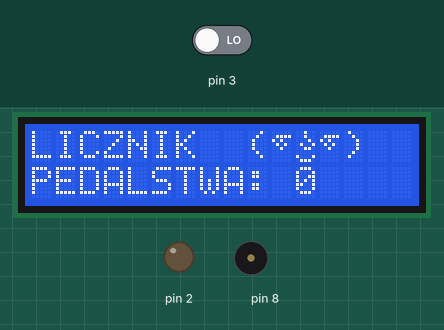
A sketch run on a simulated Arduino Uno, built with avr-gcc and run on an emulated ATmega328P. On the bench: 16×2 character LCD, output pins drawn as LEDs (lit = HIGH), buzzer (waves = sounding). Dashed ring = blinking. Inputs (shaded band) come from the test bench; at power-on: pin 3 LOW.

Above: at 1.2 s.
1.3 s: pin 3 driven HIGH
At 1.47 s:
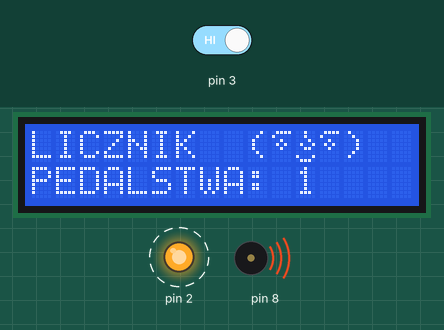
3.2 s: pin 3 driven LOW
At 4.2 s:
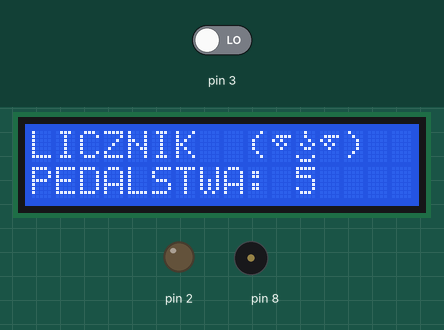
5.0 s: pin 3 driven HIGH
At 5.46 s:
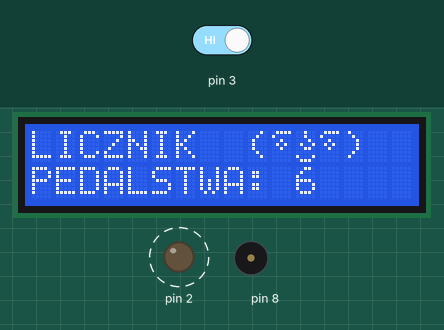
Timing chart, 0 to 12.5 s (numbered marks = the images above; inputs shaded):
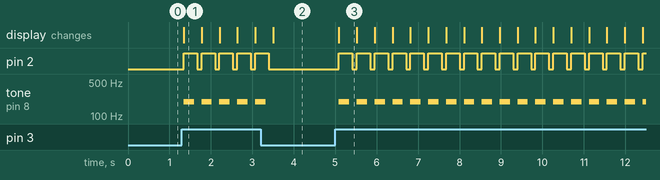

The sketch:

licznik.ino
```cpp
#define NOTE_B0  31
#define NOTE_C1  33
#define NOTE_CS1 35
#define NOTE_D1  37
#define NOTE_DS1 39
#define NOTE_E1  41
#define NOTE_F1  44
#define NOTE_FS1 46
#define NOTE_G1  49
#define NOTE_GS1 52
#define NOTE_A1  55
#define NOTE_AS1 58
#define NOTE_B1  62
#define NOTE_C2  65
#define NOTE_CS2 69
#define NOTE_D2  73
#define NOTE_DS2 78
#define NOTE_E2  82
#define NOTE_F2  87
#define NOTE_FS2 93
#define NOTE_G2  98
#define NOTE_GS2 104
#define NOTE_A2  110
#define NOTE_AS2 117
#define NOTE_B2  123
#define NOTE_C3  131
#define NOTE_CS3 139
#define NOTE_D3  147
#define NOTE_DS3 156
#define NOTE_E3  165
#define NOTE_F3  175
#define NOTE_FS3 185
#define NOTE_G3  196
#define NOTE_GS3 208
#define NOTE_A3  220
#define NOTE_AS3 233
#define NOTE_B3  247
#define NOTE_C4  262
#define NOTE_CS4 277
#define NOTE_D4  294
#define NOTE_DS4 311
#define NOTE_E4  330
#define NOTE_F4  349
#define NOTE_FS4 370
#define NOTE_G4  392
#define NOTE_GS4 415
#define NOTE_A4  440
#define NOTE_AS4 466
#define NOTE_B4  494
#define NOTE_C5  523
#define NOTE_CS5 554
#define NOTE_D5  587
#define NOTE_DS5 622
#define NOTE_E5  659
#define NOTE_F5  698
#define NOTE_FS5 740
#define NOTE_G5  784
#define NOTE_GS5 831
#define NOTE_A5  880
#define NOTE_AS5 932
#define NOTE_B5  988
#define NOTE_C6  1047
#define NOTE_CS6 1109
#define NOTE_D6  1175
#define NOTE_DS6 1245
#define NOTE_E6  1319
#define NOTE_F6  1397
#define NOTE_FS6 1480
#define NOTE_G6  1568
#define NOTE_GS6 1661
#define NOTE_A6  1760
#define NOTE_AS6 1865
#define NOTE_B6  1976
#define NOTE_C7  2093
#define NOTE_CS7 2217
#define NOTE_D7  2349
#define NOTE_DS7 2489
#define NOTE_E7  2637
#define NOTE_F7  2794
#define NOTE_FS7 2960
#define NOTE_G7  3136
#define NOTE_GS7 3322
#define NOTE_A7  3520
#define NOTE_AS7 3729
#define NOTE_B7  3951
#define NOTE_C8  4186
#define NOTE_CS8 4435
#define NOTE_D8  4699
#define NOTE_DS8 4978

#include<LiquidCrystal.h>

// notes in the melody:
int melody[] = {
  NOTE_C4, NOTE_G3, NOTE_G3, NOTE_A3, NOTE_G3, 0, NOTE_B3, NOTE_C4
};
int thisNote = 0;
// note durations: 4 = quarter note, 8 = eighth note, etc.:
int noteDurations[] = {
  4, 8, 8, 4, 4, 4, 4, 4

};
int x=0;
LiquidCrystal lcd(12,11,7,6,5,4);

byte jaka[8] = {
  0b00000,
  0b01111,
  0b10100,
  0b01010,
  0b00100,
  0b00000,
  0b00000,
  0b00000
};
byte kot[8] = {
  0b01111,
  0b10000,
  0b00100,
  0b01010,
  0b00100,
  0b00000,
  0b00000,
  0b00000
};
byte dorota[8] = {
  0b00100,
  0b00100,
  0b00010,
  0b01001,
  0b00110,
  0b00000,
  0b10001,
  0b01110

};
void setup() {
  lcd.createChar(0,jaka);
  lcd.createChar(1,dorota);
  lcd.createChar(2,kot);

  pinMode(3, INPUT);
  pinMode(2, OUTPUT);
  pinMode(8, OUTPUT);
  lcd.begin(16,2);
  lcd.setCursor(0,0);
  lcd.print("LICZNIK");
  lcd.setCursor(0,1);
  lcd.print("PEDALSTWA:");

  lcd.setCursor(11,1);
  lcd.print(x);
}

void loop() {
   if(digitalRead(3)==HIGH){
    x++;
 lcd.clear();
  lcd.setCursor(0,0);
  lcd.print("LICZNIK  (");
  lcd.print(char(2));
  lcd.print(char(1));
  lcd.print(char(2));
  lcd.print(")");
  lcd.setCursor(0,1);
  lcd.print("PEDALSTWA:");

  lcd.setCursor(11,1);
  lcd.print(x);
    digitalWrite(2, HIGH);
   // to calculate the note duration, take one second divided by the note type.
    //e.g. quarter note = 1000 / 4, eighth note = 1000/8, etc.
    int noteDuration = 1000 / noteDurations[thisNote];
    tone(8, melody[2], noteDuration);
          // to distinguish the notes, set a minimum time between them.
    // the note's duration + 30% seems to work well:
    int pauseBetweenNotes = noteDuration * 1.30;
    delay(pauseBetweenNotes);
    // stop the tone playing:
    noTone(8);
  digitalWrite(2, LOW);
   }
  else{
  lcd.clear();
  lcd.setCursor(0,0);
  lcd.print("LICZNIK  (");
  lcd.print(char(0));
  lcd.print(char(1));
  lcd.print(char(0));
  lcd.print(")");
  lcd.setCursor(0,1);
  lcd.print("PEDALSTWA:");

  lcd.setCursor(11,1);
  lcd.print(x);
    }
  delay(100);
}
```

Measured:
- after the input at 1.3 s, pin 2: alternates HIGH for 0.33 s and LOW for 0.11 s, starting after 0.05 s; tone on pin 8: alternates 196 Hz for 0.25 s and silent for 0.18 s, starting after 0.05 s; the display: changes after 0.05 s (image 1)
- after the input at 3.2 s, pin 2: goes on until 3.4 s, then stays LOW; tone on pin 8: goes on until 3.3 s, then stays silent; the display: changes after 0.30 s (image 2)
- after the input at 5.0 s, pin 2: alternates HIGH for 0.33 s and LOW for 0.11 s, starting after 0.09 s; tone on pin 8: alternates 196 Hz for 0.25 s and silent for 0.18 s, starting after 0.09 s; the display: changes after 0.09 s (image 3)
- what the display in image 1 shows lasts 0.5 s, from 1.3 s to 1.8 s
